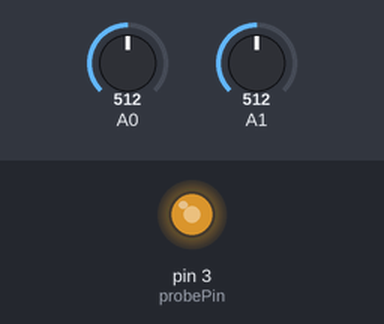
Bench run of a sketch on a simulated Arduino Uno, built with avr-gcc and run on an emulated ATmega328P. Parts: output pins drawn as LEDs (lit = HIGH). The inputs (shaded band) are chosen by the test bench; at power-on: A0 = 512, A1 = 512. What the sketch prints to the serial monitor is not drawn.

Above: at 1.2 s.
1.3 s: A0 set to 194
2.8 s: A0 set to 171
Timing chart, 0 to 5.8 s (numbered marks = the images above; inputs shaded):
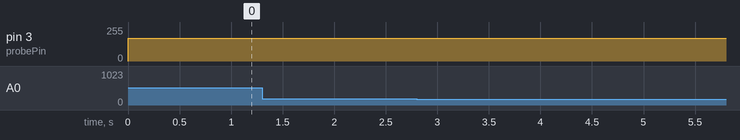

Measured:
- after the input at 1.3 s, every drawn part: stays the same
- after the input at 2.8 s, every drawn part: stays the same

The sketch:

main.ino
```cpp
int probePin = 3;

void setup() {
  //setup salinity probe power supply
  pinMode(probePin, OUTPUT);

  // initialize the serial communication at 9600 baud:
  Serial.begin(9600);
}

void loop() {
  // send the value of analog input 0:
  int pressure_ticks = analogRead(A0);
  delay(2);  // stabalize the ADC
  int salinity_ticks = analogRead(A1);
  delay(2);

  //setup PWM for the salinity probe
  analogWrite(probePin, 171);

  //get actual voltage value
  float pressure_voltage = pressure_converter(pressure_ticks);
  float salinity_voltage = ticks_to_volts(salinity_ticks);

  //print out voltage value to console
  Serial.print(pressure_voltage);
  Serial.println("p");
  Serial.print(salinity_voltage);
  Serial.println("s");
}

float ticks_to_volts(int ticks) {
    return ticks * (5.0 / 1023);
}

float pressure_converter(int ticks) {
    int newticks = ticks - 39; //error correction
    return newticks * (72.5/ 1023);
}
```
